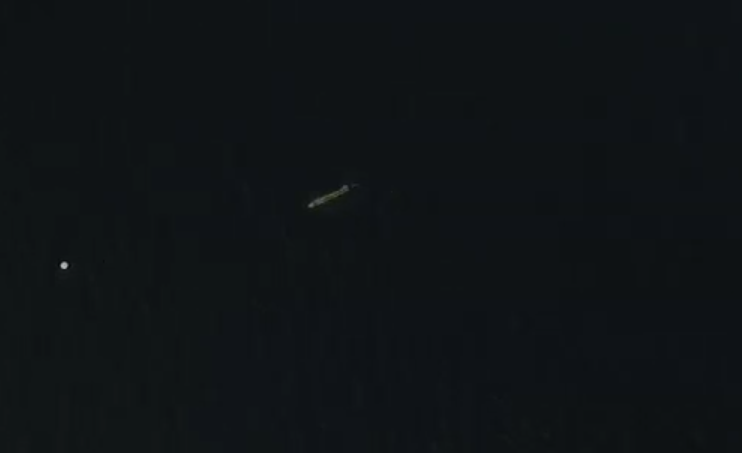
#> input picture auv_detection/input_images2/1.png, 742 x 453 px; its folder holds only this picture in this run
$ python auv_detection4.py
#> lines starting #> are read from the running program, lines starting #| are printed output that depends on the picture; after the words box and inside, x2 and y2 are one past the last pixel; in counts of white or black regions, pixels touching at a corner belong together
#> in process_folder, image is the input picture: shape (453, 742, 3); mean B, G, R 21.9, 19.4, 15.2
import cv2
import numpy as np
import os
import matplotlib.pyplot as plt
from skimage.transform import radon


def remove_specular_reflection(image):
    image = image.astype(np.float32)
    Imin = np.min(image, axis=2)
    mean_val, std_val = np.mean(Imin), np.std(Imin)
#> mean_val = 15.24; std_val = 2.11
    T = mean_val + 0.5 * std_val
#> T = 16.29
    tau = np.where(Imin > T, Imin, 0)
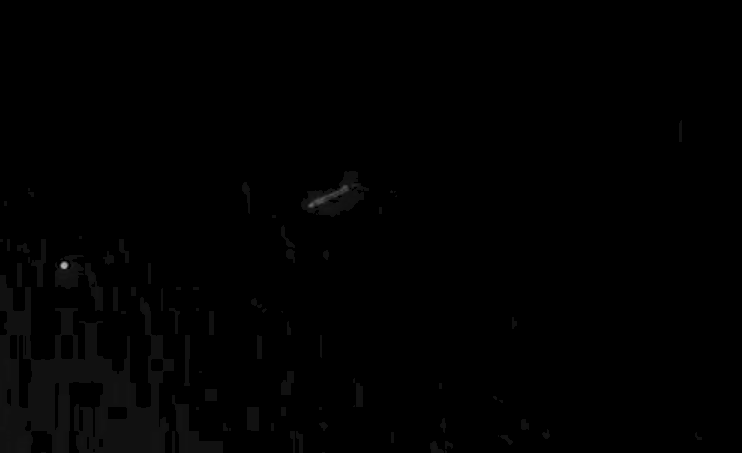
#> tau: shape (453, 742) float32; min 0, max 180, mean 1.2
    beta_hat = np.maximum(Imin - tau, 0)
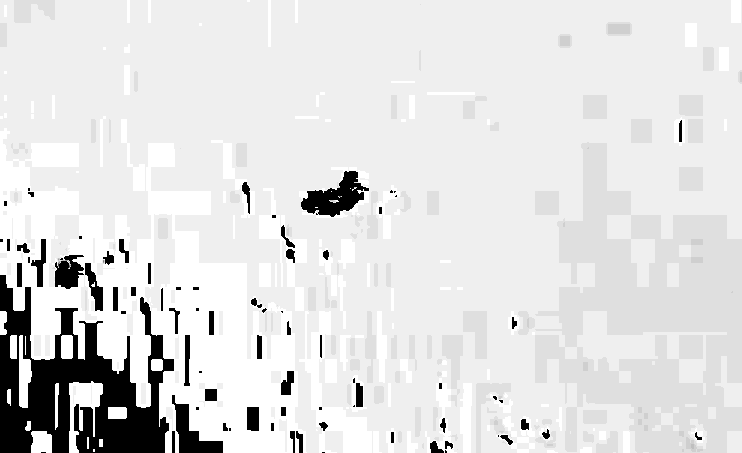
#> beta_hat: shape (453, 742) float32; min 0, max 16, mean 14.01; drawn with min black and max white
    fsf = np.clip(image - beta_hat[:, :, np.newaxis], 0, 255).astype(np.uint8)
    return fsf


def adaptive_directional_fft_filter(gray, width=15):
    # FFT and shift
#> called with width = 15
    f = np.fft.fft2(gray)
    fshift = np.fft.fftshift(f)
    magnitude_spectrum = 20 * np.log(np.abs(fshift) + 1)
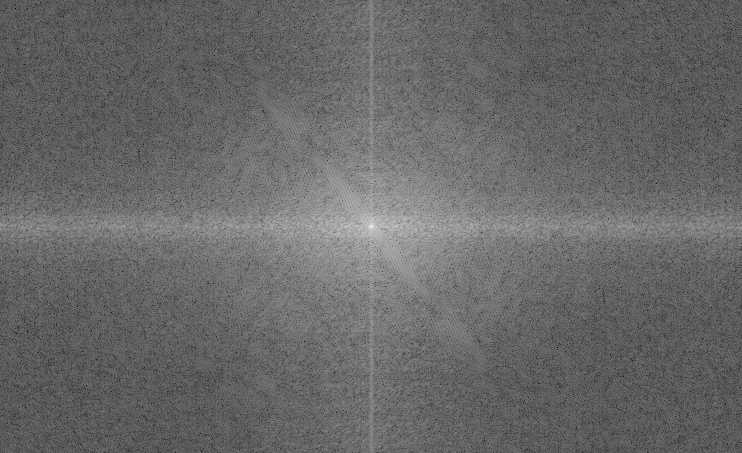
#> magnitude_spectrum: shape (453, 742) float64; min 7.99, max 284.2, mean 120.9; drawn with min black and max white

    # Radon transform to find dominant angle
    spectrum_norm = (magnitude_spectrum - magnitude_spectrum.min()) / magnitude_spectrum.ptp()
    theta = np.linspace(0., 180., max(gray.shape), endpoint=False)
#> theta = 742 values from 0 to 179.8
    sinogram = radon(spectrum_norm, theta=theta, circle=False)
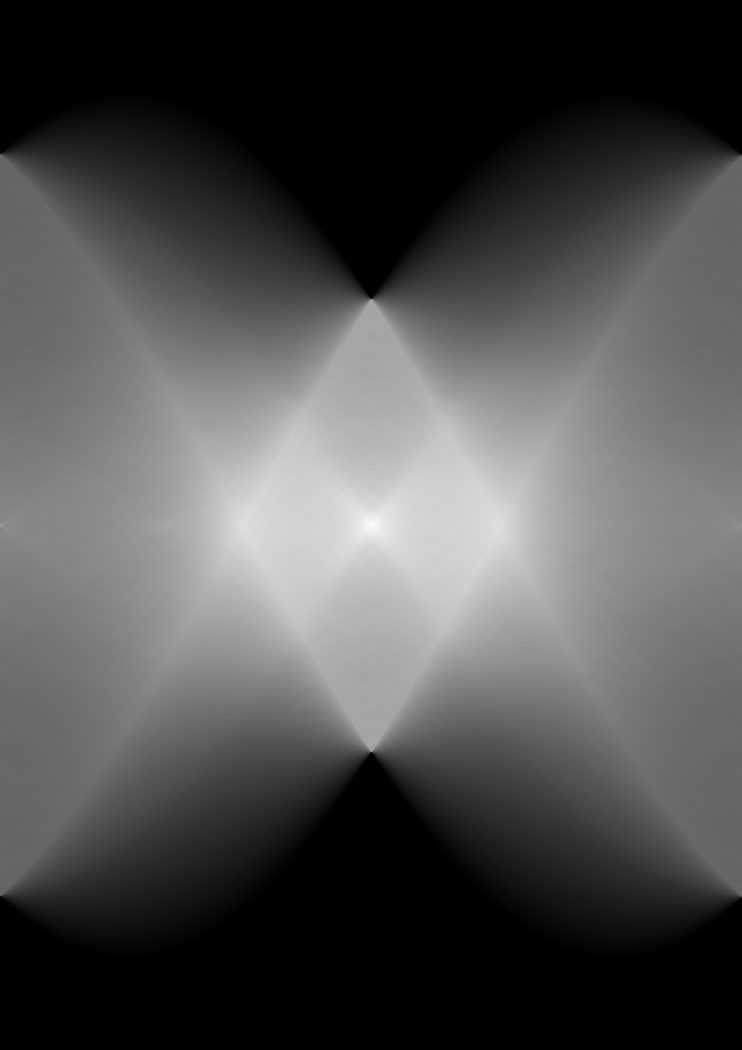
#> sinogram: shape (1050, 742) float64; min 0, max 424.7, mean 130.9; drawn with min black and max white
    dominant_angle = theta[np.argmax(np.sum(sinogram, axis=0))]
#> dominant_angle = 50.94

    # Directional mask creation
    rows, cols = gray.shape
#> rows = 453; cols = 742
    crow, ccol = rows // 2, cols // 2
#> crow = 226; ccol = 371
    mask = np.ones((rows, cols), np.uint8)

    for u in range(rows):
        for v in range(cols):
            angle_uv = np.degrees(np.arctan2(u - crow, v - ccol)) % 180
            if dominant_angle - width < angle_uv < dominant_angle + width:
                mask[u, v] = 0
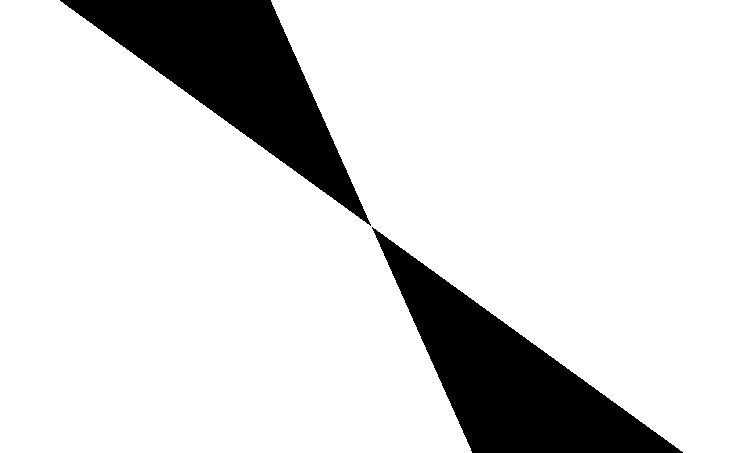
#> mask: shape (453, 742); values 0 (black) and 1 (white), 85.8% white; 2 black regions, box (x1, y1, x2, y2) and area: (60, 0, 371, 226) 23928, (372, 227, 683, 453) 23928

    # Apply mask and inverse FFT
    f_filtered = fshift * mask
    img_back = np.abs(np.fft.ifft2(np.fft.ifftshift(f_filtered))).astype(np.uint8)

    return img_back


def detect_auv(image):
    specular_free = remove_specular_reflection(image)
    plt.imshow(cv2.cvtColor(specular_free, cv2.COLOR_BGR2RGB))
    plt.title("Specular Removal")
    plt.show()

    gray = cv2.cvtColor(specular_free, cv2.COLOR_BGR2GRAY)
    plt.imshow(gray, cmap='gray')
    plt.title("Grayscale")
    plt.show()

    filtered = adaptive_directional_fft_filter(gray)
    plt.imshow(filtered, cmap='gray')
    plt.title("Adaptive FFT Directional Filter")
    plt.show()

    # Thresholding
    _, thresh = cv2.threshold(filtered, 0, 255, cv2.THRESH_BINARY + cv2.THRESH_OTSU)
#> thresh: shape (453, 742); 6.8% white; 86 white regions (36 under 20 px), largest, box (x1, y1, x2, y2) and area: (0, 275, 174, 453) 14954, (301, 171, 369, 217) 1465, (172, 395, 223, 453) 1118
    plt.imshow(thresh, cmap='gray')
    plt.title("Thresholded")
    plt.show()

    # Morphological closing
    kernel = cv2.getStructuringElement(cv2.MORPH_RECT, (5, 5))
    closed = cv2.morphologyEx(thresh, cv2.MORPH_CLOSE, kernel)
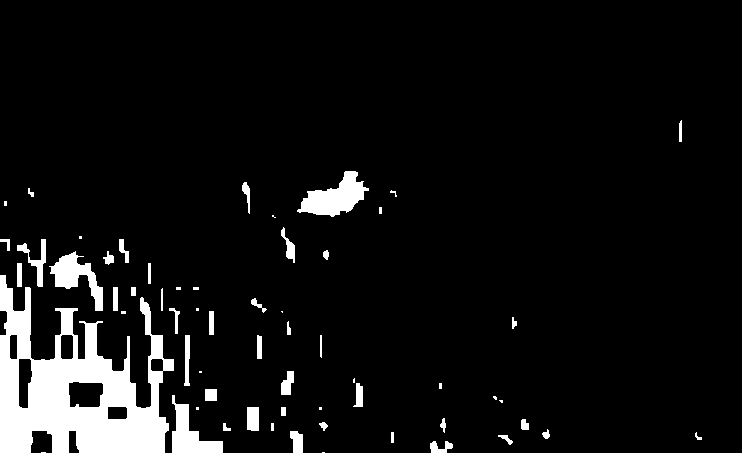
#> closed: shape (453, 742); 7.2% white; 61 white regions (18 under 20 px)

    # Find contours
    contours, _ = cv2.findContours(closed, cv2.RETR_EXTERNAL, cv2.CHAIN_APPROX_SIMPLE)
#> contours = 61 contours, 22 with area under 20; largest, box (x1, y1, x2, y2) and area: (0, 275, 174, 453) 17110, (297, 171, 369, 217) 1572, (172, 395, 223, 453) 1160, (49, 251, 103, 311) 1136, (17, 239, 46, 287) 330
    if not contours:
        return image, None

    # Largest contour (assuming AUV)
    max_contour = max(contours, key=cv2.contourArea)
#> max_contour = contour of 172 points, box (x1, y1, x2, y2) (0, 275, 174, 453), area 17110
    if cv2.contourArea(max_contour) < 500:
        return image, None

    # Bounding box
    x, y, w, h = cv2.boundingRect(max_contour)
#> x = 0; y = 275; w = 174; h = 178
    output = image.copy()
    cv2.rectangle(output, (x, y), (x + w, y + h), (0, 255, 0), 2)
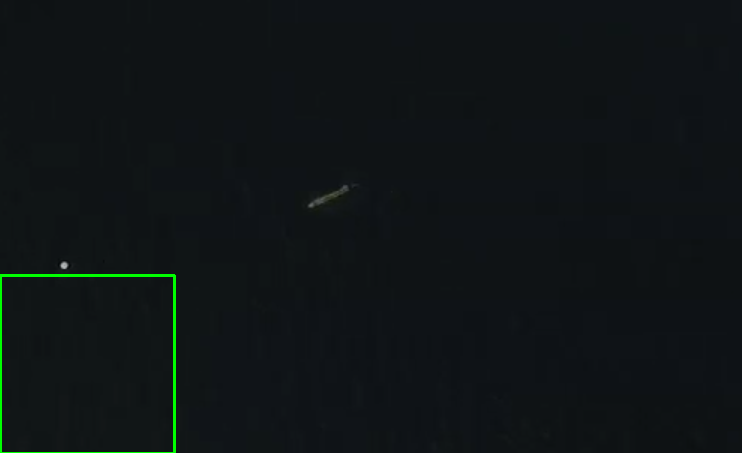
#> output: shape (453, 742, 3); 0.47% of pixels changed, all inside (x1, y1, x2, y2) = (0, 274, 176, 453)

    plt.imshow(cv2.cvtColor(output, cv2.COLOR_BGR2RGB))
    plt.title("Detected AUV")
    plt.show()

    return output, (x, y, w, h)


def process_folder(input_folder):
    supported_ext = ('.png', '.jpg', '.jpeg', '.bmp')

    for fname in os.listdir(input_folder):
        if fname.lower().endswith(supported_ext):
            img_path = os.path.join(input_folder, fname)
            image = cv2.imread(img_path)

            if image is None:
                print(f"Failed to load {fname}")
                continue

            output, bbox = detect_auv(image)
#> bbox = (0, 275, 174, 178)

            if bbox:
                print(f"[✓] AUV detected in {fname} at {bbox}")
#| [✓] AUV detected in 1.png at (0, 275, 174, 178)
            else:
                print(f"[✗] No AUV detected in {fname}")


if __name__ == "__main__":
    current_dir = os.path.dirname(os.path.abspath(__file__))
    input_folder = os.path.join(current_dir, "input_images2")
    process_folder(input_folder)
